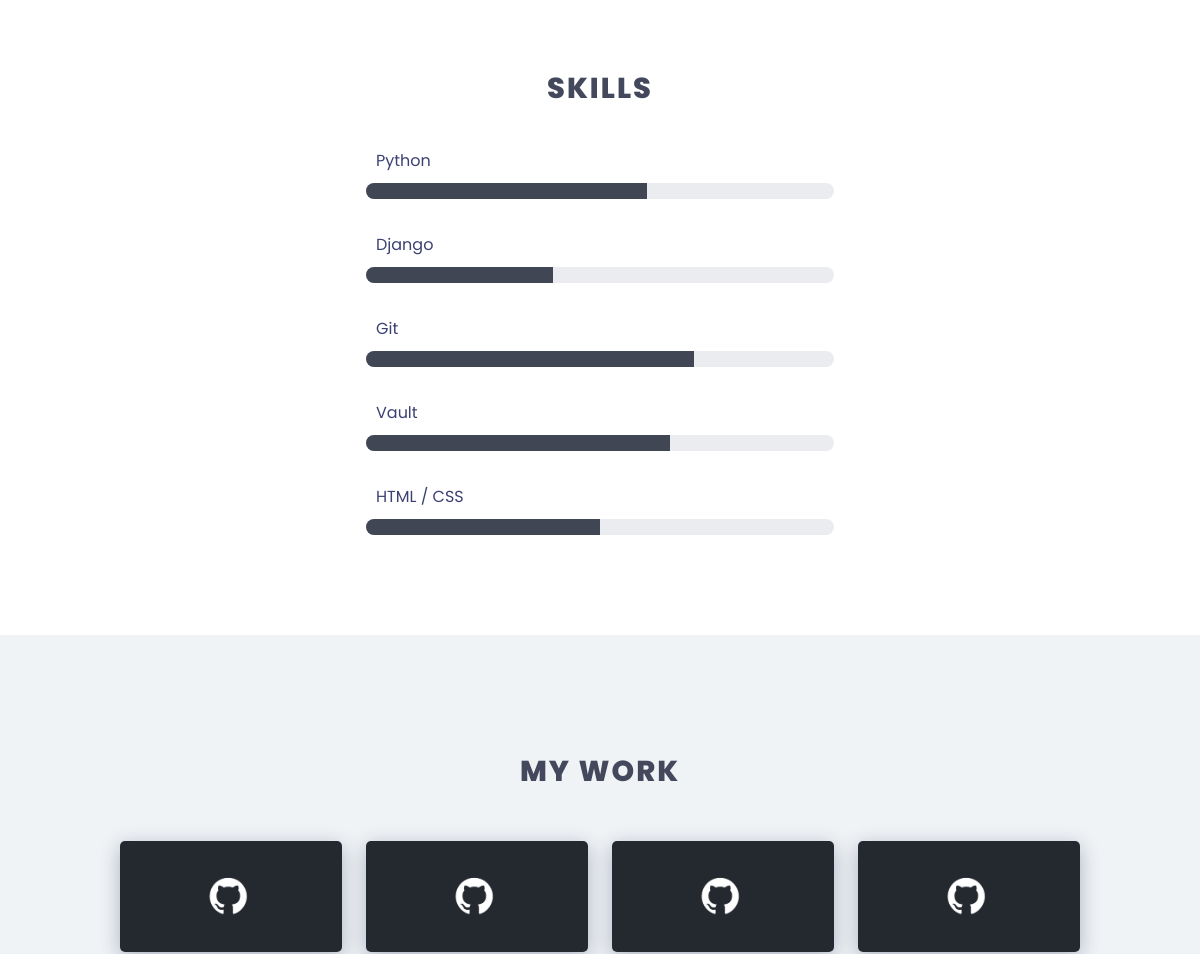
/ (middle part), run on an earlier commit of the app's database.
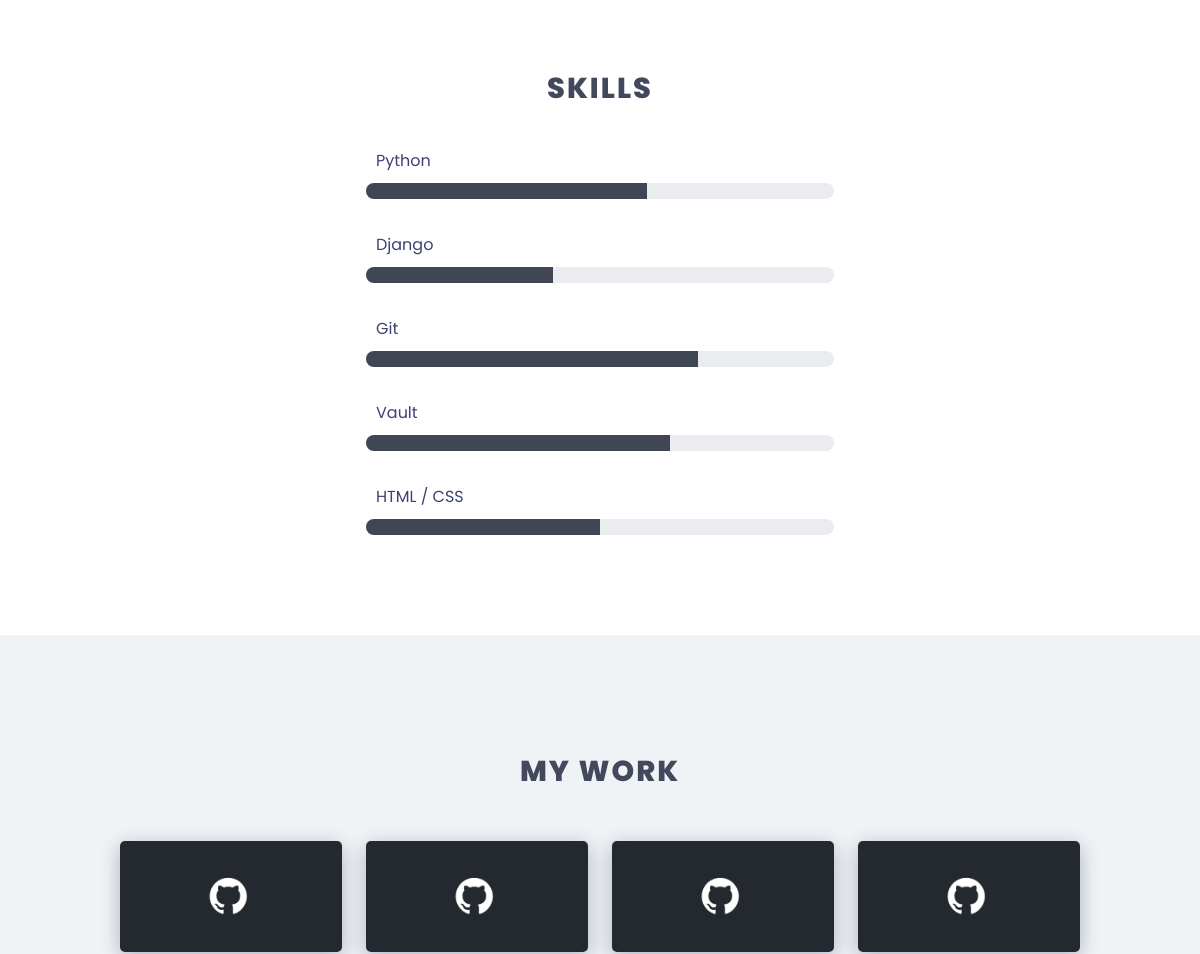
And on a later commit of the database.
### portfolio/models.py (models this page shows, shortened)
class Skill(models.Model):
    name = models.CharField(max_length=50, null=True, blank=True)
    progress = models.IntegerField(default=0, validators=[
        MinValueValidator(0),
        MaxValueValidator(100)
    ])
    id = models.UUIDField(default=uuid4, unique=True, editable=False, primary_key=True)
    def __str__(self):
        return self.name

class Project(models.Model):
    name = models.CharField(max_length=100, null=True, blank=True)
    description = models.TextField(null=True, blank=True)
    url = models.CharField(max_length=150, null=True, blank=True)
    visible = models.BooleanField(default=True, blank=True)
    created = models.DateTimeField(auto_now_add=True)
    updated = models.DateTimeField(auto_now=True, null=True)
    id = models.UUIDField(default=uuid4, unique=True, editable=False, primary_key=True)
    class Meta:
        ordering = ['-created']

### portfolio/views.py (the view)
# urls.py: path('', views.index, name='index'),
def index(request):
    portfolio = Portfolio.objects.first()
    skills = Skill.objects.all()
    socials = Socials.objects.all()
    form = MessageForm()
    if request.method == 'POST':
        send_message(request)
        return redirect('/')
    visible_github_repos = get_github_repos().filter(visible=True)
    invisible_github_repos = get_github_repos().filter(visible=False)
    context = {
        'portfolio': portfolio,
        'skills': skills,
        'form': form,
        'visible_github_repos': visible_github_repos,
        'invisible_github_repos': invisible_github_repos,
        'socials': socials,
    }
    return render(request, 'portfolio/portfolio.html', context)

### portfolio/views.py (called while the page is built, shortened)
def get_github_repos():
    return Project.objects.all()

def time_delta():
    project = Project.objects.last()
    delta = timezone.now() - project.created
    return delta >= timezone.timedelta(days=1)

### portfolio/templates/portfolio/portfolio.html (shortened to what this page needs)
{% extends 'main.html' %}
{% block content %}
{% load static %}
<div class="main-content">
  <div class="section-light skills" id="skills">
    <div class="container">
      <div class="columns is-multiline is-centered">
        <div class="column is-12 about-me">
          <h1 class="title has-text-centered section-title">Skills</h1>
        </div>
        <div class="column is-6" data-aos="fade-in" data-aos-easing="linear">
          {% for skill in skills %}
          <h1>
            {{ skill }}
          </h1>
          <progress class="progress" value="{{ skill.progress }}" max="100"></progress>
          {% endfor %}
        </div>
      </div>
    </div>
  </div>
  <div class="section-dark my-work" id="my-work">
    <div class="container">
      <div class="columns is-multiline" data-aos="fade-in" data-aos-easing="linear">
        <div class="column is-12">
          <h1 class="title has-text-centered section-title">My Work</h1>
        </div>
        {% for repo in visible_github_repos %}
        <div class="column is-3">
          <a href="{{ repo.url }}">
            <figure class="image is-2by1 work-item" style="background-image: url('{% static "images/github_repo.png" %}'); background-position: center;"></figure>
          </a>
        </div>
        {% endfor %}
      </div>
    </div>
  </div>
</div>
{% endblock content %}

### templates/main.html (shortened to what this page needs)
<!DOCTYPE html>
{% load static %}
<html lang="en">
  <head>
    <link rel="stylesheet" href="https://unpkg.com/bulma@1.0.0/css/bulma.min.css" />
    <link rel="stylesheet" type="text/css" href="{% static 'css/showcase.css' %}" />
  </head>
  <body>
    <div class="header-wrapper" id="home">
        {% include 'navbar.html' %}
        {% block content %}
        {% endblock content %}
    <link href="https://cdn.rawgit.com/michalsnik/aos/2.1.1/dist/aos.css" rel="stylesheet">
  </body>
</html>

### templates/navbar.html (shortened to what this page needs)
{% load static %}
  <link href="https://cdn.rawgit.com/michalsnik/aos/2.1.1/dist/aos.css" rel="stylesheet">

### static/css/showcase.css (style rules this page uses)
* { box-sizing: border-box; }
html { font-family: 'Poppins', Lato, Tahoma, sans-serif; width: 100%; min-height: 100%; }
.header-wrapper { padding-bottom: 30px; }
.main-content { padding-top: 2rem; color: #3c4172; font-family: 'Poppins', sans-serif; }
.main-content .section-dark { background-color: #f0f3f5; padding: 60px 0px; }
.main-content .section-dark.my-work { padding: 120px; }
.main-content .section-dark.my-work .work-item { margin-bottom: 1rem; -webkit-transition: all .1s ease-in-out; transition: all .1s ease-in-out; border-radius: 5px; background-size: cover; background-repeat: no-repeat; box-shadow: 0 5px 20px rgba(14, 25, 80, 0.3); }
.main-content .section-light { padding: 30px; }
.main-content .section-light.skills { padding: 100px; }
.main-content .section-light.skills h1 { padding: 10px; }
.main-content .section-title { color: #43485c; text-transform: uppercase; font-size: 1.8rem; letter-spacing: 2px; padding-bottom: 30px; }

What changed in the data, as far as the page shows it:
changed Skill "Git": progress 70 → 71 (drawn)
